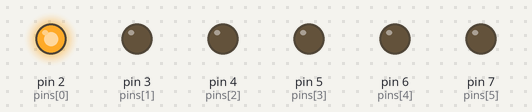
The sketch below on a simulated Arduino Uno, built with avr-gcc and run on an emulated ATmega328P. On the bench: output pins drawn as LEDs (lit = HIGH).

Above: at 0.5 s.
At 3.5 s:
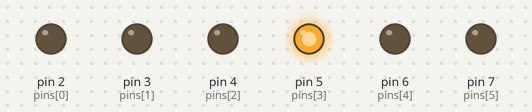
At 5.5 s:
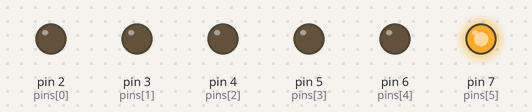
At 6.5 s:
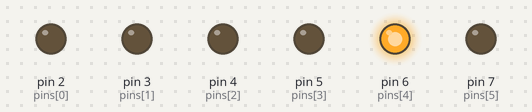
At 9.5 s:
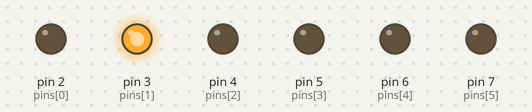
At 12.5 s:
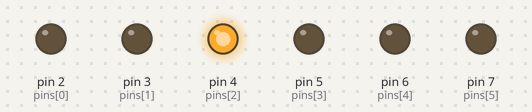
Timing chart, 0 to 13.0 s (numbered marks = the images above):
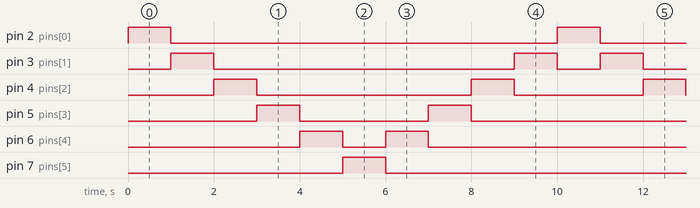

Measured:
- by itself, pin 2 (pins[0]), pin 7 (pins[5]): alternates HIGH for 1.0 s and LOW for 9.0 s
- by itself, pin 3 (pins[1]): repeats every 10.0 s: LOW 7.0 s, HIGH 1.0 s, LOW 1.0 s, HIGH 1.0 s
- by itself, pin 4 (pins[2]): repeats every 10.0 s: LOW 5.0 s, HIGH 1.0 s, LOW 3.0 s, HIGH 1.0 s
- by itself, pin 5 (pins[3]): repeats every 10.0 s: LOW 3.0 s, HIGH 1.0 s, LOW 5.0 s, HIGH 1.0 s
- by itself, pin 6 (pins[4]): repeats every 10.0 s: LOW 1.0 s, HIGH 1.0 s, LOW 7.0 s, HIGH 1.0 s

The sketch:

Knight_Rider.ino
```cpp
int pins[6] = {2,3,4,5,6,7};

void setup() {
  for (int i = 0; i < 6; i++) {
    pinMode(pins[i], OUTPUT);
  }

}

void loop() {
  for (int i = 0; i < 6; i++) {
    digitalWrite(pins[i], HIGH);
    delay(1000);
    digitalWrite(pins[i], LOW);

  }

  for (int i = 4; i > 0; i--) {
    digitalWrite(pins[i], HIGH);
    delay(1000);
    digitalWrite(pins[i], LOW);

  }

}
```
